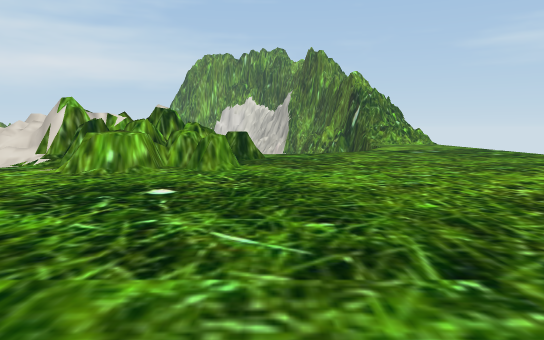
[1] (above)

16 first-person views from a walk through a scene from a Unity 3-D project. The camera is 1.2 m above the floor, tilts 6° down and sees 70° across. The floor is counted in squares, 2 m on a side. Each view is taken from the middle of a square. On the plan, view 1 faces up. The plan holds only what a view shows up to about 11 squares ahead; the rest is blank. The place goes on beyond the plan. Some animated figures are not drawn.

[2]
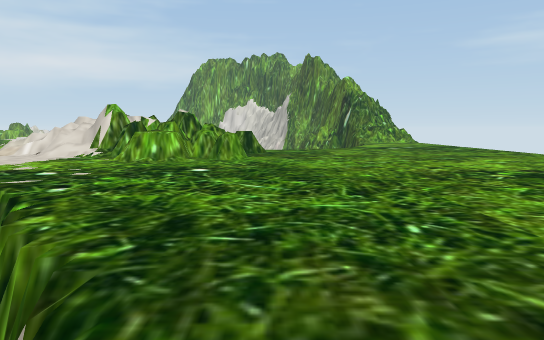

[3]
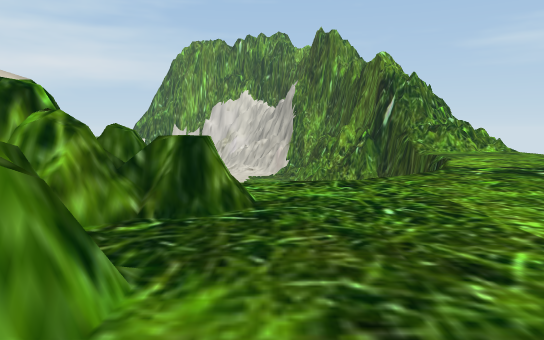

[4]
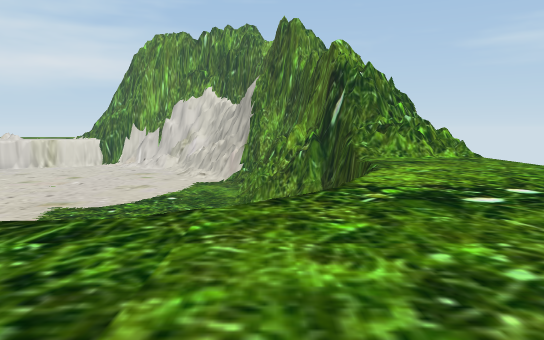

[5]
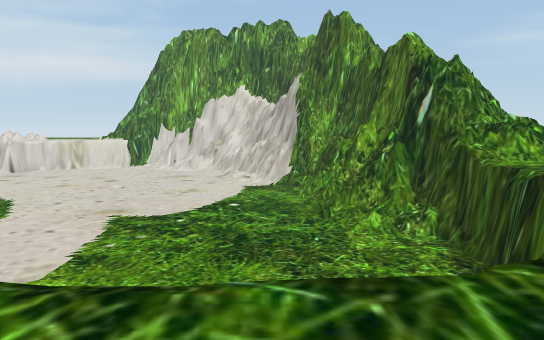

[6]
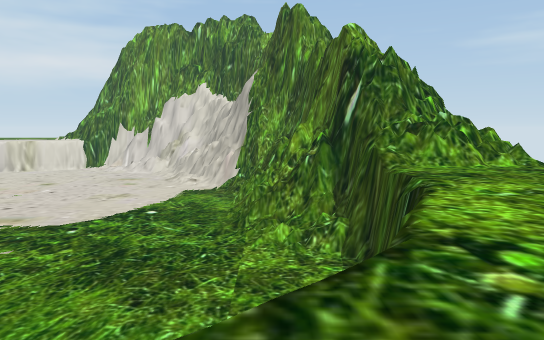

[7]
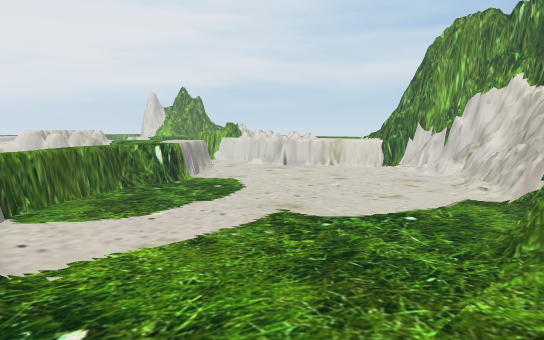

[8]
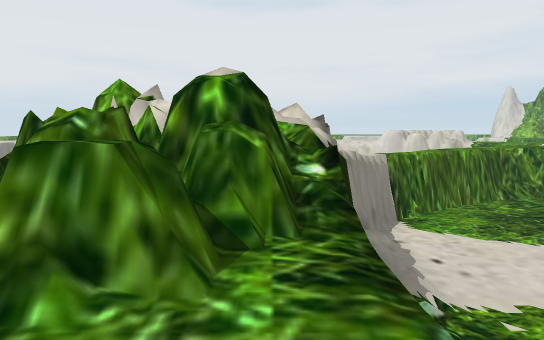

[9]
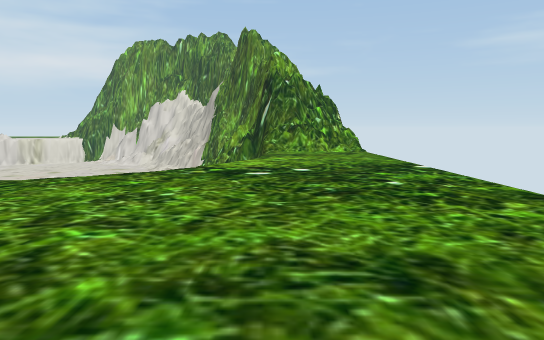

[10]
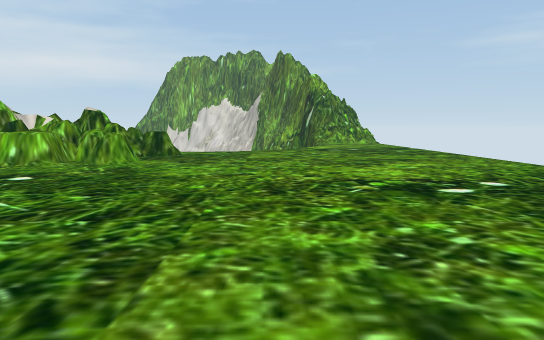

[11]
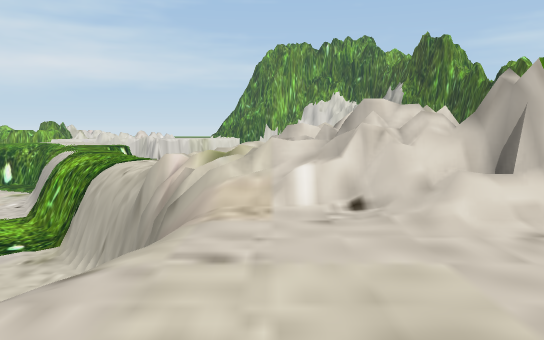

[12]
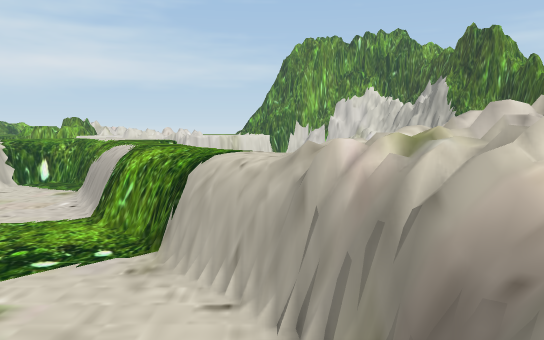

[13]
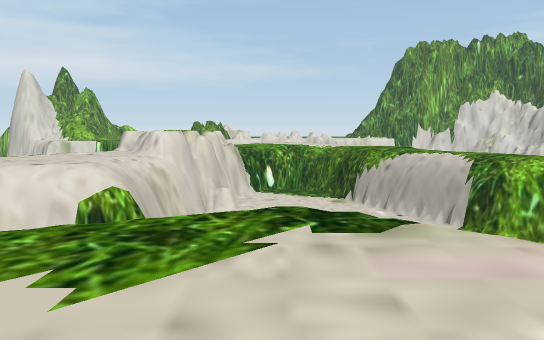

[14]
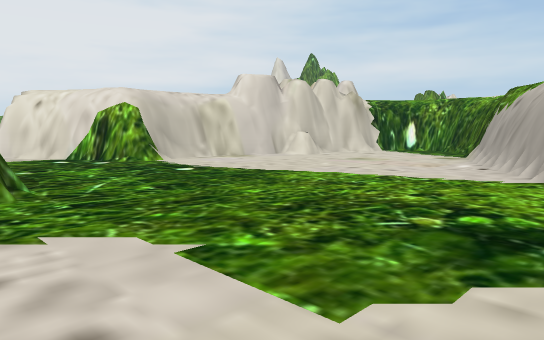

[15]
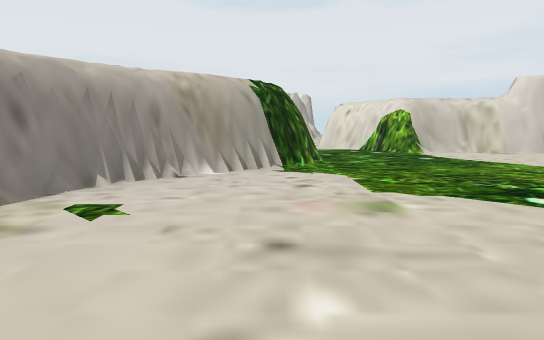

[16]
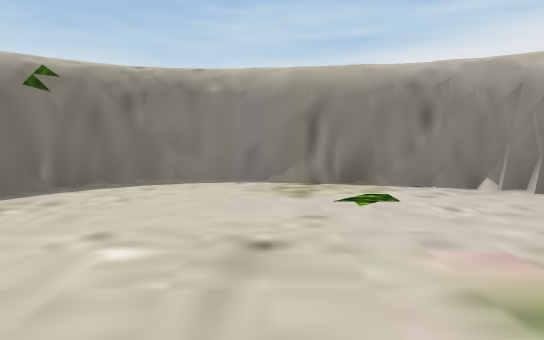

### Floor plan
Key: @ floor where view 1 was taken; # wall or solid block; . main floor; : floor 0.25 m higher than the main floor; + floor 3 m higher than the main floor; / step, stairs or slope; = window, fence, low wall or low ledge; ^ raised ledge; v drop or lower ground.
Columns run from 21 left of view 1 to 6 right of it. Each row starts with its distance up from view 1.
 21                     ...
 20                 ......##
 19     ####      ........=#
 18     #..#      .........###
 17    ##..##     .........=####
 16    #....#  ............:==#=
 15    #=...####............./++
 14   ##.....###.............+++
 13   #/......###.........../+++
 12   #/.......###........  #+++
 11 ###/........###////..  /++++
 10 #...........###     .. /++++
  9    ..v.......#######=+++++++
  8      /##......#==##^=+++++++
  7     +++##.....#+=###=+++++++
  6     ++++##=../#+++^^=+++++++
  5      /  +/###//+++++++++++++
  4           ++++ + +++++++++++
  3                  /+++++++++
  2                    +++++++
  1                     ++++++
  0                     /@+++
 -1                      +++
 -2                      /

Positions as (right, up) in squares from view 1, and headings:
1: (0, 0), facing up
2: (0, -2), facing up
3: (0, 5), facing up
4: (2, 7), facing up
5: (0, 8), facing up
6: (2, 9), facing up
7: (3, 10), facing up-left
8: (1, 9), facing left
9: (4, 5), facing up
10: (2, -1), facing up
11: (-6, 4), facing up
12: (-8, 5), facing up
13: (-16, 5), facing up
14: (-11, 8), facing up-left
15: (-8, 8), facing left
16: (-10, 10), facing down
